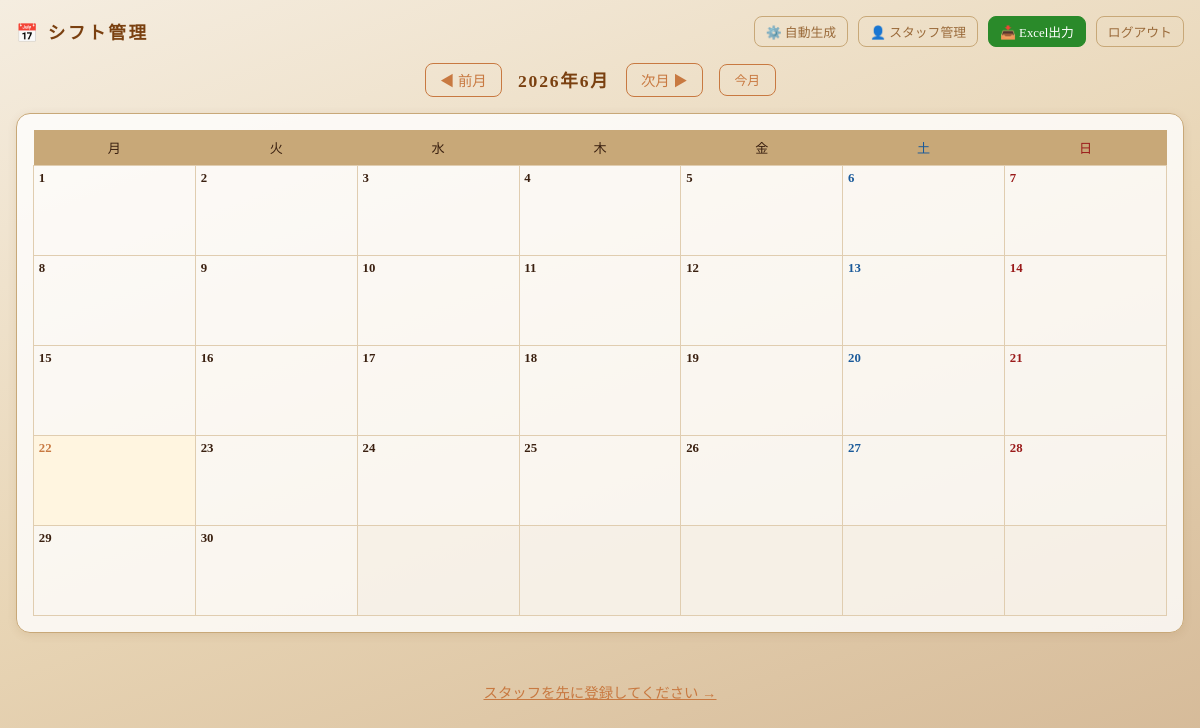
The page / (signed in) on the database as committed earlier.
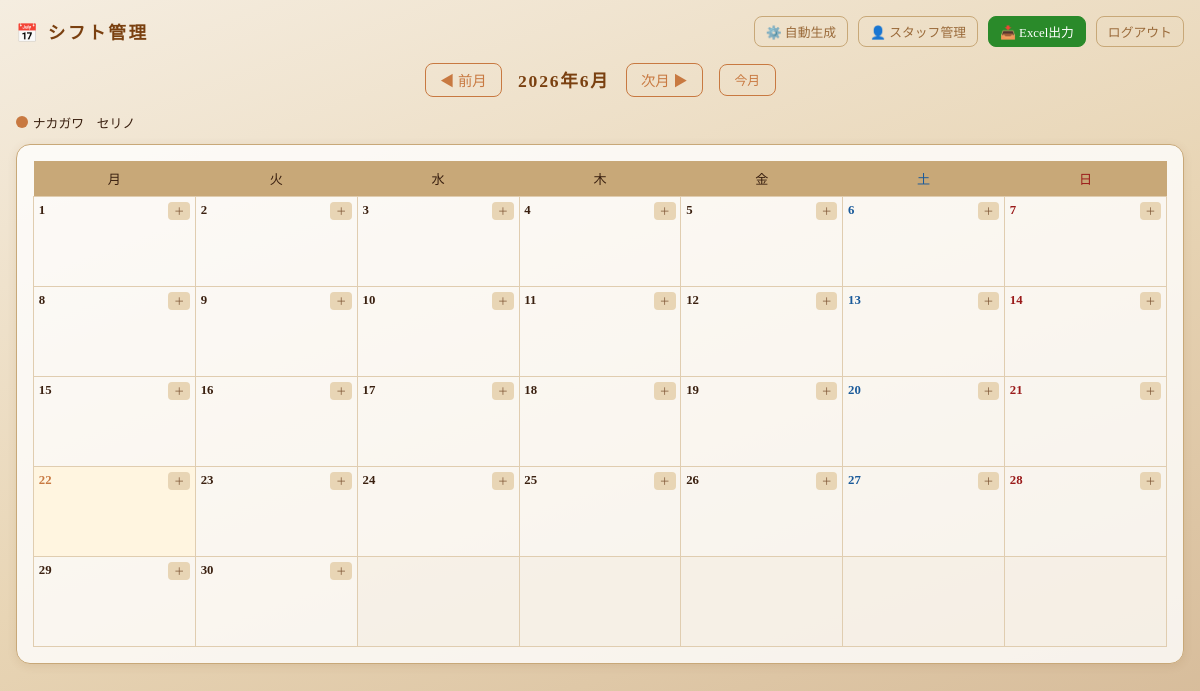
The same page on the database as committed later.
### tables this page shows
CREATE TABLE staff (
                id   INTEGER PRIMARY KEY AUTOINCREMENT,
                name TEXT NOT NULL UNIQUE,
                color TEXT NOT NULL DEFAULT '#c87941'
            , allowed_slots TEXT NOT NULL DEFAULT '', max_days INTEGER NOT NULL DEFAULT 0, wed_ok INTEGER NOT NULL DEFAULT 0, sun_ok INTEGER NOT NULL DEFAULT 0, sun_a_exclusive INTEGER NOT NULL DEFAULT 0, same_day_ng TEXT NOT NULL DEFAULT '', days_off_str TEXT NOT NULL DEFAULT '');

### app.py (the view)
@app.route("/")
def index():
    r = require_login()
    if r:
        return r
    today = today_jst()
    year  = int(request.args.get("year",  today.year))
    month = int(request.args.get("month", today.month))
    first_day = date(year, month, 1)
    last_day  = date(year, month, calendar.monthrange(year, month)[1])
    cal       = calendar.monthcalendar(year, month)
    staff_rows = query("SELECT * FROM staff ORDER BY id")
    shifts_raw = query(
        "SELECT s.*, st.name as staff_name, st.color FROM shifts s "
        "JOIN staff st ON s.staff_id = st.id "
        "WHERE s.shift_date BETWEEN ? AND ?",
        (first_day.isoformat(), last_day.isoformat())
    )
    shift_map = {}
    for sh in shifts_raw:
        shift_map.setdefault(sh["shift_date"], []).append(sh)
    if month == 1:
        prev_year, prev_month = year - 1, 12
    else:
        prev_year, prev_month = year, month - 1
    if month == 12:
        next_year, next_month = year + 1, 1
    else:
        next_year, next_month = year, month + 1
    return render_template(
        "index.html",
        year=year, month=month,
        cal=cal,
        shift_map=shift_map,
        staff_rows=staff_rows,
        today=today,
        prev_year=prev_year, prev_month=prev_month,
        next_year=next_year, next_month=next_month,
        month_name=f"{year}年{month}月",
    )

### app.py (called while the page is built)
def today_jst():
    return datetime.now(JST).date()

def get_db():
    if DATABASE_URL:
        import psycopg2, psycopg2.extras
        url = DATABASE_URL.replace("postgres://", "postgresql://", 1)
        conn = psycopg2.connect(url)
        conn.cursor_factory = psycopg2.extras.RealDictCursor
        return conn
    else:
        import sqlite3
        db_path = os.path.join(os.path.dirname(__file__), "shift.db")
        conn = sqlite3.connect(db_path)
        conn.row_factory = sqlite3.Row
        return conn

def ph():
    return "%s" if DATABASE_URL else "?"

def query(sql, params=()):
    p = ph()
    sql = sql.replace("?", p)
    conn = get_db()
    try:
        cur = conn.cursor()
        cur.execute(sql, params)
        return [dict(r) for r in cur.fetchall()]
    finally:
        conn.close()

def require_login():
    if not session.get("admin"):
        return redirect(url_for("login"))
    return None

### templates/index.html (shortened to what this page needs)
<!DOCTYPE html>
<html lang="ja">
<head>
</head>
<body>
  <header>
    <h1>📅 シフト管理</h1>
    <div class="nav-links">
      <a href="/generate">⚙️ 自動生成</a>
      <a href="/staff">👤 スタッフ管理</a>
      <a href="/export/excel/{{ year }}/{{ month }}" style="background:#2a8a2a;color:#fff;border-color:#2a8a2a">📥 Excel出力</a>
      <a href="/logout">ログアウト</a>
    </div>
  </header>
  <div class="month-nav">
    <a href="/?year={{ prev_year }}&month={{ prev_month }}">◀ 前月</a>
    <span class="month-label">{{ month_name }}</span>
    <a href="/?year={{ next_year }}&month={{ next_month }}">次月 ▶</a>
    <a href="/?year={{ today.year }}&month={{ today.month }}" style="font-size:.8rem">今月</a>
  </div>
  {% if staff_rows %}
  <div class="legend">
    {% for s in staff_rows %}
    <div class="legend-item">
      <span class="legend-dot" style="background:{{ s.color }}"></span>
      <span>{{ s.name }}</span>
    </div>
    {% endfor %}
  </div>
  {% endif %}
  <div class="card">
    <table class="cal-table">
      <thead>
        <tr>
          <th>月</th><th>火</th><th>水</th><th>木</th><th>金</th>
          <th class="sat">土</th><th class="sun">日</th>
        </tr>
      </thead>
      <tbody>
        {% for week in cal %}
        <tr>
          {% for day in week %}
          {% if day == 0 %}
            <td class="other-month"></td>
          {% else %}
            {% set d = "%04d-%02d-%02d"|format(year, month, day) %}
            {% set col = loop.index0 %}
            {% set is_today = (year == today.year and month == today.month and day == today.day) %}
            <td class="{% if is_today %}today{% endif %}">
              <div class="day-num {% if col == 5 %}sat{% elif col == 6 %}sun{% endif %} {% if is_today %}today-num{% endif %}">
                <span>{{ day }}</span>
                {% if staff_rows %}
                <button class="add-btn" onclick="openAddModal('{{ d }}')">＋</button>
                {% endif %}
              </div>
            </td>
          {% endif %}
          {% endfor %}
        </tr>
        {% endfor %}
      </tbody>
    </table>
  </div>
  {% if not staff_rows %}
  <div style="text-align:center;color:#9a7a5a;padding:2rem;font-size:.9rem">
    <a href="/staff" style="color:#c87941">スタッフを先に登録してください →</a>
  </div>
  {% endif %}
</body>
</html>

Rows that differ between the two databases and show on the page:
added staff: name "ナカガワ セリノ"
Other text that changed with them:
text no longer shown: "スタッフを先に登録してください →"
